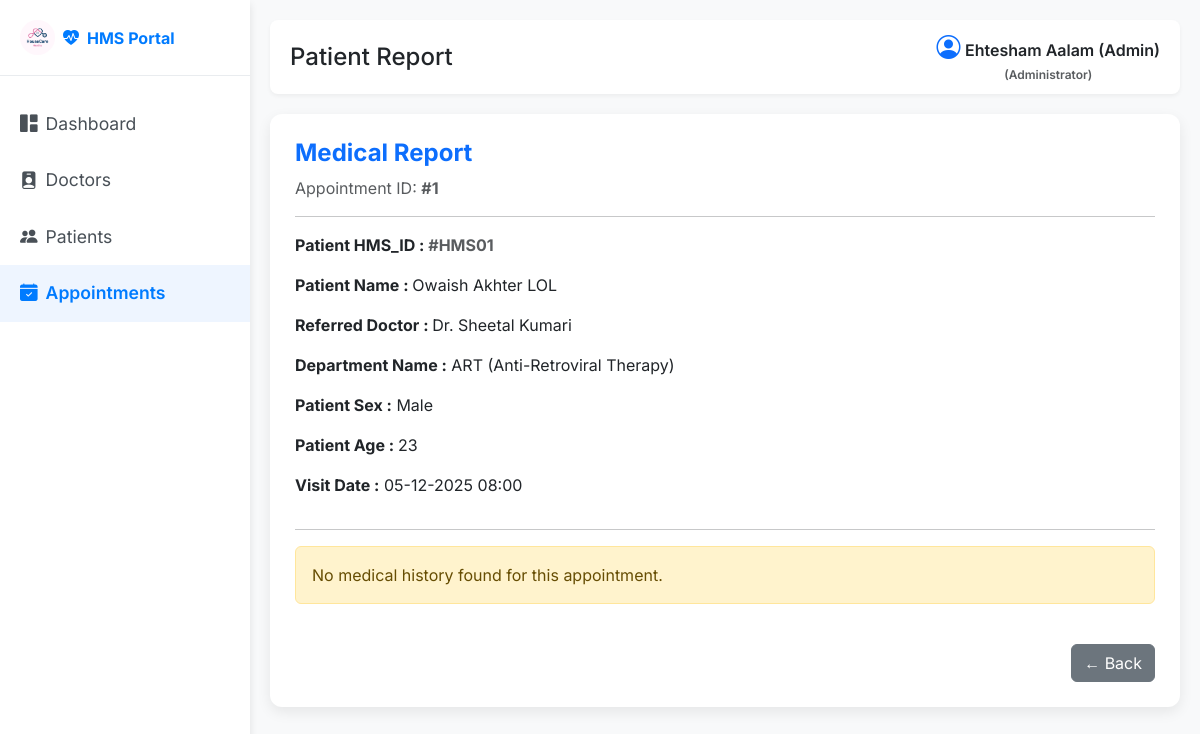
Screenshot of /admin/patient/view_report/1 (signed in) with the database file from the repository.
### back_app/models.py (models this page shows)
class User(db.Model, UserMixin):
    __tablename__ = 'user'
    id = db.Column(db.Integer, primary_key=True)
    full_name = db.Column(db.String(150), nullable=False)
    email = db.Column(db.String(150), unique=True, nullable=False)
    password = db.Column(db.String(150), nullable=False)
    phone_number = db.Column(db.String(15), nullable=False)
    age = db.Column(db.Integer(),  nullable=False)
    gender = db.Column(db.String(10) , nullable=False)
    role = db.Column(db.String(50), nullable=False ,default='Patient')  # 'admin', 'doctor', 'patient'
    profile_picture = db.Column(db.String(250), nullable=True, default='default.png')
    created_at = db.Column(db.DateTime, default=datetime.utcnow)
    doctor = db.relationship('Doctor', backref='user', uselist=False, cascade="all, delete-orphan")
    patient = db.relationship('Patient', backref='user', uselist=False, cascade="all, delete-orphan")

class Appointment(db.Model):
    __tablename__ = 'appointment'
    id = db.Column(db.Integer, primary_key=True)
    patient_id = db.Column(db.Integer, db.ForeignKey('patient.id'), nullable=False)
    doctor_id = db.Column(db.Integer, db.ForeignKey('doctor.id'), nullable=False)
    appointment_datetime = db.Column(db.DateTime, nullable=False)
    status = db.Column(db.String(50), nullable=False, default='Scheduled')  # 'Scheduled', 'Completed', 'Cancelled'
    created_at = db.Column(db.DateTime, default=datetime.utcnow)
    history = db.relationship('PatientHistory', backref='appointment', uselist=False, cascade="all, delete-orphan")

class Patient(db.Model):
    __tablename__ = 'patient'
    id = db.Column(db.Integer, primary_key=True)
    user_id = db.Column(db.Integer, db.ForeignKey('user.id'), nullable=False, unique=True)
    date_of_birth = db.Column(db.Date, nullable=True)
    gender = db.Column(db.String(10), nullable=True)
    address = db.Column(db.String(250), nullable=True)
    is_active = db.Column(db.Boolean, default=True)
    appointments = db.relationship('Appointment', backref='patient')

class Doctor(db.Model):
    __tablename__ = 'doctor'
    id = db.Column(db.Integer, primary_key=True)
    user_id = db.Column(db.Integer, db.ForeignKey('user.id'), nullable=False, unique=True)
    department_id = db.Column(db.Integer, db.ForeignKey('department.id'), nullable=False)
    qualification = db.Column(db.String(150), nullable=False)
    specialization = db.Column(db.String(100), nullable=False)
    experience_years = db.Column(db.Integer, nullable=False)
    bio = db.Column(db.Text, nullable=True)
    is_active = db.Column(db.Boolean, default=True)
    appointments = db.relationship('Appointment', backref='doctor')
    availabilities = db.relationship('DoctorAvailability', backref='doctor', cascade="all, delete-orphan")

### back_app/routes.py (the view)
@main.route('/admin/patient/view_report/<int:appointment_id>')
@login_required
def admin_view_report(appointment_id):
    if current_user.role.lower() != 'admin':
        flash("Accesss denied you are not admin, Danger!")
        return redirect(url_for('main.home'))
    appointment = Appointment.query.get_or_404(appointment_id)
    return render_template('admin/patient_report.html' , appointment=appointment)

### app.py (called while the page is built)
def create_app():
    app = Flask(__name__)
    database_url = os.environ.get('DATABASE_URL', 'sqlite:///hospital_management.db')
    if database_url.startswith("postgres://"):
        database_url = database_url.replace("postgres://", "postgresql://", 1)
    app.config['SQLALCHEMY_DATABASE_URI'] = database_url
    app.config['SECRET_KEY'] = os.environ.get('SECRET_KEY', 'your_secret_key')
    app.config['SQLALCHEMY_TRACK_MODIFICATIONS'] = False
    login_manager = LoginManager()
    login_manager.init_app(app)
    login_manager.login_view = 'login'
    @login_manager.user_loader
    def load_user(user_id):
        return User.query.get(int(user_id))
    db.init_app(app)
    with app.app_context():
        from back_app.routes import main
        app.register_blueprint(main)
        db.create_all()
    return app

### templates/admin/patient_report.html (shortened to what this page needs)
<!DOCTYPE html>
<html lang="en">
<head>
    <link href="https://cdn.jsdelivr.net/npm/bootstrap@5.3.3/dist/css/bootstrap.min.css" rel="stylesheet">
    <link href="https://cdn.jsdelivr.net/npm/bootstrap-icons@1.11.1/font/bootstrap-icons.css" rel="stylesheet">
    <link rel="stylesheet" href="{{url_for('static', filename='/css/admin/view_report.css')}}" />
    <link rel="stylesheet" href="{{url_for('static', filename='/css/style.css')}}" />
</head>
<body>
<div class="wrapper">
        <nav id="sidebar">
            <div class="sidebar-header d-flex align-items-center">
                <a class="navbar-brand fw-bold d-flex align-items-center" href="#">
                     <img src="{{ url_for('static', filename='img/mad1.png') }}" alt="👤" style="height: 35px;" class="me-2 rounded-circle">
                    <i class="bi bi-heart-pulse-fill me-2"></i>HMS Portal
                </a>
            </div>
            <ul class="list-unstyled components">
                <li><a href="{{url_for('main.admin_dashboard')}}"><i class="bi bi-grid-1x2-fill me-2"></i>Dashboard</a></li>
                <li ><a href="{{url_for('main.all_doctors')}}"><i class="bi bi-person-badge-fill me-2"></i>Doctors</a></li>
                <li><a href="{{url_for('main.all_patients')}}"><i class="bi bi-people-fill me-2"></i>Patients</a></li>
                <li class="active"><a href="{{url_for('main.all_appointments')}}"><i class="bi bi-calendar-check-fill me-2"></i>Appointments</a></li>
            </ul>
        </nav>
    <div id="content">
        <div class="top-navbar d-flex justify-content-between align-items-center">
            <h4 class="mb-0">Patient Report</h4>
            <div>
                <i class="bi bi-person-circle fs-4 text-primary"></i>
                <span class="fw-semibold">{{current_user.full_name}} <br>
                <div class="text-muted" style="font-size: 0.75rem; text-align: center;">(Administrator)</div>
                </span>
            </div>
        </div>
        <div class="card">
            <h4 class="text-primary fw-bold mb-2">Medical Report</h4>
            <span class="text-muted">Appointment ID: <b>#{{ appointment.id }}</b></span>
            <hr>
            <p><b>Patient HMS_ID : <span class="text-muted">#HMS0{{ appointment.patient.id }}</span></b></p>
            <p><b>Patient Name : </b> {{ appointment.patient.user.full_name }}</p>
            <p><b>Referred Doctor : </b> Dr. {{ appointment.doctor.user.full_name }}</p>
            <p><b>Department Name :</b> {{appointment.doctor.specialization}}
            <p><b>Patient Sex :</b> {{ appointment.patient.user.gender }}</p>
            <p><b>Patient Age : </b> {{appointment.patient.user.age}} </p>
            <p><b>Visit Date :</b> {{ appointment.appointment_datetime.strftime('%d-%m-%Y %H:%M') }}</p>
            <hr>
            {% if appointment.history %}
                <p><b>Visit Type:</b> {{ appointment.history.visit_type }}</p>
                <p><b>Tests Done:</b> {{ appointment.history.tests_done }}</p>
                <p><b>Diagnosis:</b><br> {{ appointment.history.diagnosis }}</p>
                <p><b>Prescription Notes:</b><br> {{ appointment.history.prescription_notes }}</p>
                <hr>
                <h5 class="text-primary fw-bold">Medicines Prescribed</h5>
                {% for med in appointment.history.medicines %}
                    <div class="med-box">
                        <b>{{ med.medicine_name }}</b> — <span>{{ med.dosage }}</span>
                    </div>
                {% else %}
                    <p>No medicines added.</p>
                {% endfor %}
            {% else %}
                <div class="alert alert-warning">No medical history found for this appointment.</div>
            {% endif %}
            <div class="text-end mt-4">
                <a href="{{ url_for('main.all_appointments') }}" class="btn btn-secondary">
                    ← Back
                </a>
            </div>
        </div>
    </div>
</div>
</body>
</html>

### static/css/admin/view_report.css (style rules this page uses)
.card { border:none;border-radius:12px;padding:25px; box-shadow:0 5px 14px rgba(0,0,0,0.08); }

### static/css/style.css (style rules this page uses)
body { font-family: 'Inter', sans-serif; background-color: #f8f9fa; }
.wrapper { display: flex; width: 100%; min-height: 100vh; }
#sidebar { width: 250px; position: fixed; top: 0; left: 0; height: 100vh; z-index: 999; background: #ffffff; color: #fff; transition: all 0.3s; box-shadow: 0 4px 8px rgba(0,0,0,0.1); }
#sidebar .sidebar-header { padding: 20px; background: #ffffff; border-bottom: 1px solid #e9ecef; }
#sidebar .sidebar-header a { font-weight: 700; color: #007bff !important; text-decoration: none; }
#sidebar ul.components { padding: 20px 0; }
#sidebar ul li a { padding: 15px 20px; font-size: 1.1em; display: block; color: #495057; text-decoration: none; transition: all 0.3s; }
#sidebar ul li.active>a, a[aria-expanded="true"] { color: #007bff; background: #eef5ff; font-weight: 600; }
#content { width: calc(100% - 250px); padding: 20px; min-height: 100vh; transition: all 0.3s; position: absolute; top: 0; right: 0; }
.top-navbar { background: #fff; border-radius: 8px; box-shadow: 0 2px 4px rgba(0,0,0,0.05); padding: 10px 20px; margin-bottom: 20px; }

### rows the page displays
User: full_name "Ehtesham Aalam (Admin)"
Appointment: id "1", appointment_datetime "05-12-2025 08:00"
Patient: patient.id "1"
User: patient.user.full_name "Owaish Akhter LOL", patient.user.gender "Male", patient.user.age "23"
User: doctor.user.full_name "Sheetal Kumari"
Doctor: doctor.specialization "ART (Anti-Retroviral Therapy)"
